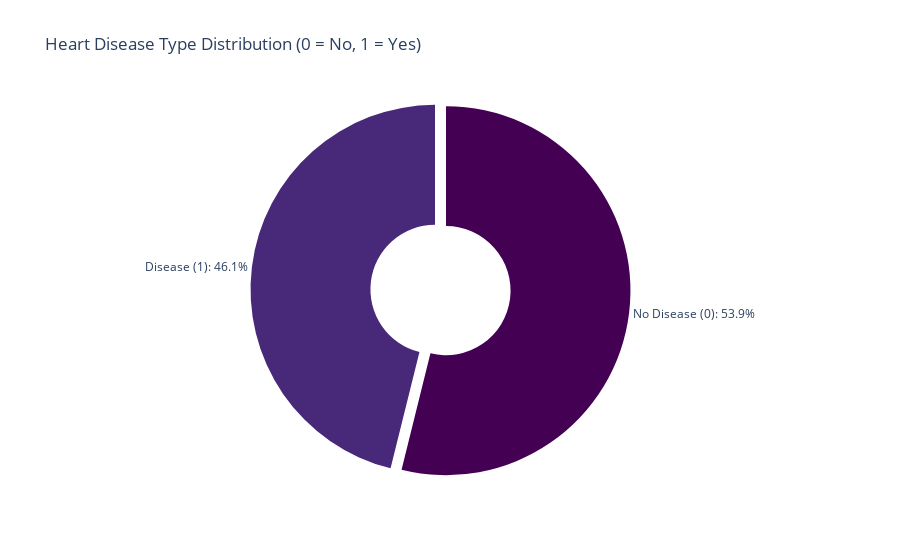

Notebook cell for this chart:
### Markdown cell above
**A) Univariate analysis**
> Numeric: histograms to see shape and outliers.

> Categorical: count plots.

### Code cell
label_map = {0: 'No Disease (0)', 1: 'Disease (1)'}

heart_counts = (
    df_viz[TGT]
    .value_counts(dropna=False)
    .sort_index()
    .rename(index=label_map)  # map 0/1 to readable labels
    .reset_index()
)
heart_counts.columns = ['Heart Disease Type', 'Count']
heart_counts['Percent'] = (heart_counts['Count'] / heart_counts['Count'].sum() * 100).round(1)

fig = px.pie(
    heart_counts,
    names='Heart Disease Type',
    values='Count',
    title='Heart Disease Type Distribution (0 = No, 1 = Yes)',
    color='Heart Disease Type',
    color_discrete_sequence=px.colors.sequential.Viridis,
    hole=0.35
)

fig.update_traces(
    textposition='outside',
    texttemplate="%{label}: %{percent:.1%}",
    hovertemplate="Class %{label}<br>Count %{value}<br>% %{percent:.1%}<extra></extra>",
    pull=[0.03] * len(heart_counts)
)
fig.update_layout(showlegend=False, paper_bgcolor="white", plot_bgcolor="white")
fig.show()

### Figure 1 — Plotly figure (JSON) as saved in the notebook; plotly's stock layout.template omitted (floating-point values rounded to 4 significant figures)
{"data": [{"customdata": [["No Disease (0)"], ["Disease (1)"]], "domain": {"x": [0, 1], "y": [0, 1]}, "hole": 0.35, "hovertemplate": "Class %{label}<br>Count %{value}<br>% %{percent:.1%}<extra></extra>", "labels": ["No Disease (0)", "Disease (1)"], "legendgroup": "", "marker": {"colors": ["#440154", "#482878"]}, "name": "", "pull": [0.03, 0.03], "showlegend": true, "textposition": "outside", "texttemplate": "%{label}: %{percent:.1%}", "type": "pie", "values": [160, 137]}], "layout": {"legend": {"tracegroupgap": 0}, "paper_bgcolor": "white", "piecolorway": ["#440154", "#482878", "#3e4989", "#31688e", "#26828e", "#1f9e89", "#35b779", "#6ece58", "#b5de2b", "#fde725"], "plot_bgcolor": "white", "showlegend": false, "title": {"text": "Heart Disease Type Distribution (0 = No, 1 = Yes)"}}}
